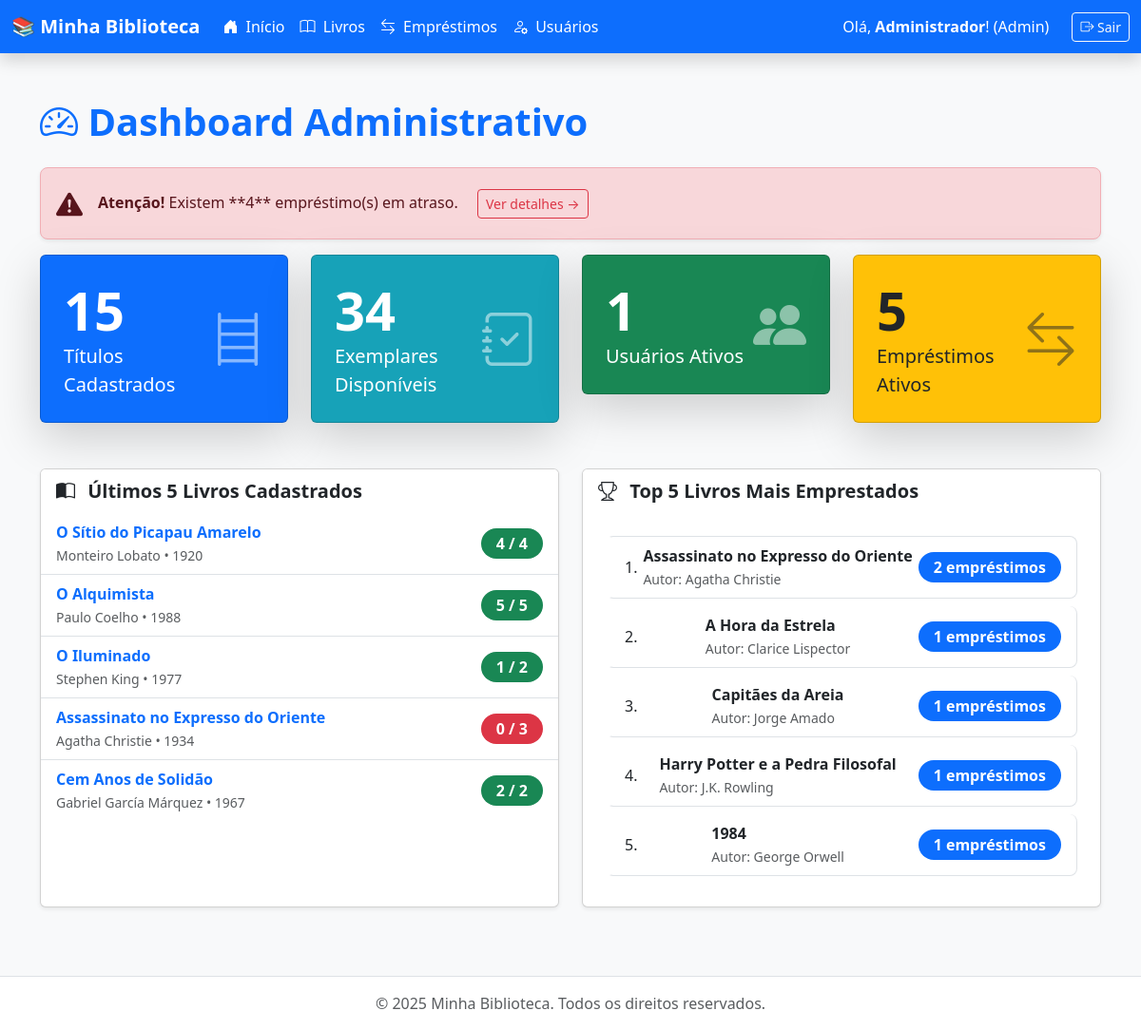
/biblioteca/index.php (signed in), run on the app's committed database.
### tables this page shows
CREATE TABLE `livros` (
  `id` int(11) NOT NULL,
  `titulo` varchar(200) NOT NULL,
  `autor_id` int(11) NOT NULL,
  `isbn` varchar(20) DEFAULT NULL,
  `ano_publicacao` year(4) DEFAULT NULL,
  `editora` varchar(100) DEFAULT NULL,
  `numero_paginas` int(11) DEFAULT NULL,
  `quantidade_total` int(11) DEFAULT 1,
  `quantidade_disponivel` int(11) DEFAULT 1,
  `categoria` varchar(50) DEFAULT NULL,
  `localizacao` varchar(50) DEFAULT NULL,
  `created_at` timestamp NOT NULL DEFAULT current_timestamp(),
  `updated_at` timestamp NOT NULL DEFAULT current_timestamp() ON UPDATE current_timestamp()
);

CREATE TABLE `autores` (
  `id` int(11) NOT NULL,
  `nome` varchar(150) NOT NULL,
  `nacionalidade` varchar(50) DEFAULT NULL,
  `data_nascimento` date DEFAULT NULL,
  `biografia` text DEFAULT NULL,
  `created_at` timestamp NOT NULL DEFAULT current_timestamp(),
  `updated_at` timestamp NOT NULL DEFAULT current_timestamp() ON UPDATE current_timestamp()
);

### biblioteca/includes/funcoes.php (called while the page is built, shortened)
<?php
function estaLogado(): bool {
    return isset($_SESSION['usuario_id']);
}
function obterNomeUsuario(): string {
    return $_SESSION['usuario_nome'] ?? 'Visitante';
}
function obterPerfilUsuario(): string {
    return $_SESSION['usuario_perfil'] ?? 'publico';
}
function ehAdmin(): bool {
    return obterPerfilUsuario() === 'administrador' || obterPerfilUsuario() === 'admin';
}
function ehBibliotecarioOuAdmin(): bool {
    $perfil = obterPerfilUsuario();
    return $perfil === 'bibliotecario' || $perfil === 'administrador' || $perfil === 'admin';
}

### biblioteca/index.php (the view, shortened to what this page needs)
<?php
global $pdo;
$usuario_nome = obterNomeUsuario();
$usuario_perfil = obterPerfilUsuario();
$stats = [];
$ultimos = [];
$top = [];
try {
    $sql_stats = "SELECT
        (SELECT COUNT(*) FROM livros) AS total_livros,
        (SELECT SUM(quantidade_total) FROM livros) AS total_exemplares,
        (SELECT SUM(quantidade_disponivel) FROM livros) AS exemplares_disponiveis,
        (SELECT COUNT(*) FROM usuarios WHERE ativo = 1) AS total_clientes,
        (SELECT COUNT(*) FROM emprestimos WHERE status = 'Ativo') AS emprestimos_ativos,
        (SELECT COUNT(*) FROM emprestimos WHERE status = 'Ativo' AND data_devolucao_prevista < CURDATE()) AS emprestimos_atrasados";
    $stats = $pdo->query($sql_stats)->fetch(PDO::FETCH_ASSOC);
    $sql_ultimos = "SELECT l.id, l.titulo, a.nome AS autor, l.ano_publicacao, l.quantidade_disponivel, l.quantidade_total
                      FROM livros l
                      JOIN autores a ON l.autor_id = a.id
                      ORDER BY l.id DESC LIMIT 5";
    $stmt_ultimos = $pdo->query($sql_ultimos);
    $ultimos = $stmt_ultimos->fetchAll(PDO::FETCH_ASSOC);
    $sql_top = "SELECT l.titulo, a.nome AS autor, COUNT(e.id) AS total, l.id
                  FROM livros l
                  JOIN autores a ON l.autor_id = a.id
                  LEFT JOIN emprestimos e ON l.id = e.livro_id
                  GROUP BY l.id, l.titulo, a.nome
                  ORDER BY total DESC LIMIT 5";
    $stmt_top = $pdo->query($sql_top);
    $top = $stmt_top->fetchAll(PDO::FETCH_ASSOC);
} catch (PDOException $e) {
    if (defined('DEBUG_MODE') && DEBUG_MODE) {
        error_log("Erro PDO no Dashboard: " . $e->getMessage());
        $erro_sql = "Erro ao carregar dados do banco: " . $e->getMessage();
    } else {
        $erro_sql = "Erro de banco de dados. Tente novamente mais tarde.";
    }
    $stats = array_fill_keys(['total_livros', 'total_exemplares', 'exemplares_disponiveis', 'total_clientes', 'emprestimos_ativos', 'emprestimos_atrasados'], 0);
    $ultimos = $top = [];
} catch (Exception $e) {
    $erro_sql = "Ocorreu um erro inesperado: " . $e->getMessage();
}
?>
<!DOCTYPE html>
<html lang="pt-br">
<head>
    <link href="https://cdn.jsdelivr.net/npm/bootstrap@5.3.3/dist/css/bootstrap.min.css" rel="stylesheet">
    <link href="https://cdn.jsdelivr.net/npm/bootstrap-icons@1.10.5/font/bootstrap-icons.css" rel="stylesheet">
</head>
<body class="bg-light">
<nav class="navbar navbar-expand-lg navbar-dark bg-primary shadow">
    <div class="container-fluid">
        <a class="navbar-brand fw-bold" href="index.php">
            📚 Minha Biblioteca
        </a>
        <div class="collapse navbar-collapse justify-content-between" id="navbarNav">
            <ul class="navbar-nav">
                <li class="nav-item">
                    <a class="nav-link text-white active" aria-current="page" href="index.php">
                        <i class="bi bi-house-door-fill me-1"></i> Início
                    </a>
                </li>
                <?php if (ehBibliotecarioOuAdmin()): ?>
                    <li class="nav-item">
                        <a class="nav-link text-white" href="livros_listar.php">
                            <i class="bi bi-book me-1"></i> Livros
                        </a>
                    </li>
                    <li class="nav-item">
                        <a class="nav-link text-white" href="emprestimos_listar.php">
                            <i class="bi bi-arrow-left-right me-1"></i> Empréstimos
                        </a>
                    </li>
                <?php endif; ?>
                <?php if (ehAdmin()): ?>
                    <li class="nav-item">
                        <a class="nav-link text-white" href="usuarios_listar.php">
                            <i class="bi bi-person-gear me-1"></i> Usuários
                        </a>
                    </li>
                <?php endif; ?>
            </ul>
            <div class="d-flex align-items-center">
                <?php if (estaLogado()): ?>
                    <span class="text-white me-4 d-none d-lg-inline">
                        Olá, <strong><?= htmlspecialchars($usuario_nome) ?></strong>! (<?= ucfirst(htmlspecialchars($usuario_perfil)) ?>)
                    </span>
                    <a href="logout.php" class="btn btn-outline-light btn-sm">
                        <i class="bi bi-box-arrow-right"></i> Sair
                    </a>
                <?php else: ?>
                    <a href="login.php" class="btn btn-outline-light me-2">Entrar</a>
                    <a href="login_cadastrar.php" class="btn btn-light">Cadastrar</a>
                <?php endif; ?>
            </div>
        </div>
    </div>
</nav>
<div class="container mt-5">
    <h1 class="mb-4 text-primary fw-bolder"><i class="bi bi-speedometer2"></i> Dashboard Administrativo</h1>
    <?php if (ehBibliotecarioOuAdmin() && !empty($stats['emprestimos_atrasados']) && $stats['emprestimos_atrasados'] > 0): ?>
        <div class="alert alert-danger d-flex align-items-center rounded-3 shadow-sm">
            <i class="bi bi-exclamation-triangle-fill fs-3 me-3"></i>
            <div>
                <strong>Atenção!</strong> Existem **<?= $stats['emprestimos_atrasados'] ?>** empréstimo(s) em atraso.
                <a href="emprestimos_listar.php?filtro=atrasados" class="btn btn-sm btn-outline-danger ms-3">Ver detalhes →</a>
            </div>
        </div>
    <?php endif; ?>
    <div class="row g-4 mb-5">
        <div class="col-md-6 col-lg-3">
            <a href="livros_listar.php" class="text-decoration-none">
                <div class="card bg-primary text-white card-hover shadow-lg">
                    <div class="card-body p-4">
                        <div class="d-flex justify-content-between align-items-center">
                            <div>
                                <h2 class="display-4 fw-bold mb-0"><?= number_format($stats['total_livros'] ?? 0) ?></h2>
                                <p class="fs-5 mb-0">Títulos Cadastrados</p>
                            </div>
                            <i class="bi bi-bookshelf display-4 opacity-50"></i>
                        </div>
                    </div>
                </div>
            </a>
        </div>
        <div class="col-md-6 col-lg-3">
            <a href="livros_listar.php" class="text-decoration-none">
                <div class="card bg-custom-info text-white card-hover shadow-lg">
                    <div class="card-body p-4">
                        <div class="d-flex justify-content-between align-items-center">
                            <div>
                                <h2 class="display-4 fw-bold mb-0"><?= number_format($stats['exemplares_disponiveis'] ?? 0) ?></h2>
                                <p class="fs-5 mb-0">Exemplares Disponíveis</p>
                            </div>
                            <i class="bi bi-journal-check display-4 opacity-50"></i>
                        </div>
                    </div>
                </div>
            </a>
        </div>
        <div class="col-md-6 col-lg-3">
            <a href="usuarios_listar.php" class="text-decoration-none">
                <div class="card bg-success text-white card-hover shadow-lg">
                    <div class="card-body p-4">
                        <div class="d-flex justify-content-between align-items-center">
                            <div>
                                <h2 class="display-4 fw-bold mb-0"><?= number_format($stats['total_clientes'] ?? 0) ?></h2>
                                <p class="fs-5 mb-0">Usuários Ativos</p>
                            </div>
                            <i class="bi bi-people-fill display-4 opacity-50"></i>
                        </div>
                    </div>
                </div>
            </a>
        </div>
        <div class="col-md-6 col-lg-3">
            <a href="emprestimos_listar.php" class="text-decoration-none">
                <div class="card bg-warning text-dark card-hover shadow-lg">
                    <div class="card-body p-4">
                        <div class="d-flex justify-content-between align-items-center">
                            <div>
                                <h2 class="display-4 fw-bold mb-0"><?= number_format($stats['emprestimos_ativos'] ?? 0) ?></h2>
                                <p class="fs-5 mb-0">Empréstimos Ativos</p>
                            </div>
                            <i class="bi bi-arrow-left-right display-4 opacity-50"></i>
                        </div>
                    </div>
                </div>
            </a>
        </div>
    </div>
    <div class="row">
        <div class="col-lg-6 mb-4">
            <div class="card shadow-sm h-100">
                <div class="card-header bg-white fw-bold fs-5 border-bottom-0">
                    <i class="bi bi-book-half me-2"></i> Últimos 5 Livros Cadastrados
                </div>
                <div class="card-body p-0">
                    <?php if (!empty($ultimos)): ?>
                        <ul class="list-group list-group-flush">
                            <?php foreach ($ultimos as $l): ?>
                                <li class="list-group-item d-flex justify-content-between align-items-center">
                                    <div>
                                        <a href="livro_detalhes.php?id=<?= $l['id'] ?>" class="fw-bold text-decoration-none text-primary"><?= htmlspecialchars($l['titulo']) ?></a><br>
                                        <small class="text-muted"><?= htmlspecialchars($l['autor']) ?> • <?= $l['ano_publicacao'] ?></small>
                                    </div>
                                    <span class="badge bg-<?= $l['quantidade_disponivel'] > 0 ? 'success' : 'danger' ?> fs-6 py-2 px-3 rounded-pill" title="Disponível / Total">
                                        <?= $l['quantidade_disponivel'] ?> / <?= $l['quantidade_total'] ?>
                                    </span>
                                </li>
                            <?php endforeach; ?>
                        </ul>
                    <?php endif; ?>
                </div>
            </div>
        </div>
        <div class="col-lg-6 mb-4">
            <div class="card shadow-sm h-100">
                <div class="card-header bg-white fw-bold fs-5 border-bottom-0">
                    <i class="bi bi-trophy me-2"></i> Top 5 Livros Mais Emprestados
                </div>
                <div class="card-body p-4">
                    <?php if (!empty($top)): ?>
                        <ol class="list-group list-group-numbered">
                            <?php foreach ($top as $l): ?>
                                <li class="list-group-item d-flex justify-content-between align-items-center rounded-3 mb-2 shadow-sm-hover">
                                    <div>
                                        <strong class="text-dark"><?= htmlspecialchars($l['titulo']) ?></strong><br>
                                        <small class="text-muted">Autor: <?= htmlspecialchars($l['autor']) ?></small>
                                    </div>
                                    <span class="badge bg-primary rounded-pill fs-6 py-2 px-3">
                                        <?= $l['total'] ?> empréstimos
                                    </span>
                                </li>
                            <?php endforeach; ?>
                        </ol>
                    <?php endif; ?>
                </div>
            </div>
        </div>
    </div>
</div>
<footer class="bg-white border-top mt-5 p-3 text-center text-muted">
    &copy; <?= date('Y') ?> Minha Biblioteca. Todos os direitos reservados.
</footer>
</body>
</html>

### biblioteca/index.php (style rules this page uses)
.bg-custom-info { background-color: #17a2b8 !important; }
.list-group-item { border-left: 4px solid transparent; }

### data on the page
livros: titulo "O Sítio do Picapau Amarelo", autor.nome "Monteiro Lobato", ano_publicacao "1920", quantidade_disponivel "4", quantidade_total "4"
livros: titulo "O Alquimista", autor.nome "Paulo Coelho", ano_publicacao "1988", quantidade_disponivel "5", quantidade_total "5"
livros: titulo "O Iluminado", autor.nome "Stephen King", ano_publicacao "1977", quantidade_disponivel "1", quantidade_total "2"
livros: titulo "Assassinato no Expresso do Oriente", autor.nome "Agatha Christie", ano_publicacao "1934", quantidade_disponivel "0", quantidade_total "3", total "2"
livros: titulo "Cem Anos de Solidão", autor.nome "Gabriel García Márquez", ano_publicacao "1967", quantidade_disponivel "2", quantidade_total "2"
livros: titulo "A Hora da Estrela", autor.nome "Clarice Lispector", total "1"
livros: titulo "Capitães da Areia", autor.nome "Jorge Amado", total "1"
livros: titulo "Harry Potter e a Pedra Filosofal", autor.nome "J.K. Rowling", total "1"
livros: titulo "1984", autor.nome "George Orwell", total "1"

### other printed values
$usuario_nome "Administrador"
$usuario_perfil "Admin"
$stats['emprestimos_atrasados'] "4"
$stats['total_livros'] "15"
$stats['exemplares_disponiveis'] "34"
$stats['total_clientes'] "1"
$stats['emprestimos_ativos'] "5"
